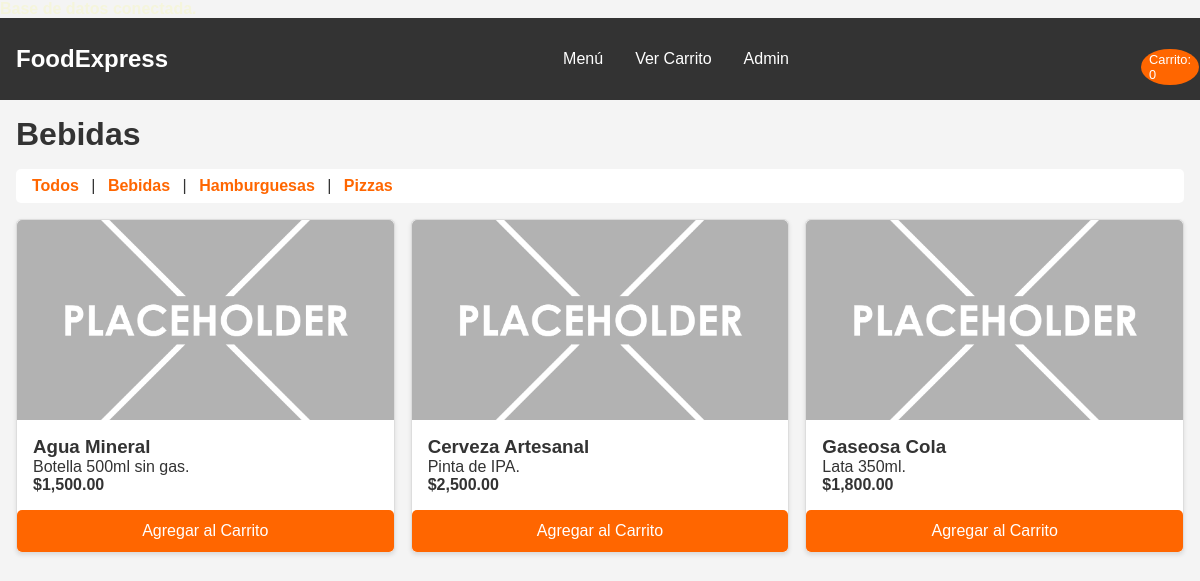
Page /index.php?fab_categoria_id=3 on the committed database.
### tables this page shows
CREATE TABLE fab_categorias (
    id_categoria INT AUTO_INCREMENT PRIMARY KEY,
    nombre_categoria VARCHAR(100) NOT NULL
);

CREATE TABLE fab_productos (
    id_producto INT AUTO_INCREMENT PRIMARY KEY,
    nombre_producto VARCHAR(150) NOT NULL,
    descripcion TEXT,
    precio DECIMAL(10, 2) NOT NULL,
    imagen_url VARCHAR(255) DEFAULT './fab_assets/images/default.jpg',
    id_categoria INT,
    CONSTRAINT fk_prod_categoria FOREIGN KEY (id_categoria) REFERENCES fab_categorias(id_categoria)
);

### fab_includes/fab_conexion.php (called while the page is built, shortened)
<?php
    function fab_connect() {
        try {
            return True;
        } catch (Exception $e) {
            echo "<p style='color: orange; text-align: center;'>Ocurrió un error al conectarse a la base de datos: $e</p>";
            return False;
        }
    }
?>

### index.php (the view, shortened to what this page needs)
<?php
    include "fab_includes/fab_conexion.php";
    if (fab_connect()) {
        echo "<p style='color: beige;'><b>Base de datos conectada.</b></p>";
    } else {
        echo "<p style='color: red;'><b>Base de datos no conectada.</b></p>";
    }
    $fab_categoria_filtro = "";
    $fab_titulo_categoria = "Todos los Productos";
    if (isset($_GET['fab_categoria_id']) && is_numeric($_GET['fab_categoria_id'])) {
        $fab_id_cat = (int)$_GET['fab_categoria_id'];
        $fab_categoria_filtro = "WHERE p.id_categoria = $fab_id_cat";
    }
    $fab_sql_cats = "SELECT * FROM fab_categorias ORDER BY nombre_categoria";
    $fab_result_cats = mysqli_query($fab_connection, $fab_sql_cats);
    if (isset($fab_id_cat)) {
        mysqli_data_seek($fab_result_cats, 0);
        while($fab_cat_row = mysqli_fetch_assoc($fab_result_cats)) {
            if ($fab_cat_row['id_categoria'] == $fab_id_cat) {
                $fab_titulo_categoria = htmlspecialchars($fab_cat_row['nombre_categoria']);
                break;
            }
        }
    }
    $fab_sql_prods = "SELECT p.*, c.nombre_categoria
                    FROM fab_productos p
                    JOIN fab_categorias c ON p.id_categoria = c.id_categoria
                    $fab_categoria_filtro
                    ORDER BY c.nombre_categoria, p.nombre_producto";
    $fab_result_prods = mysqli_query($fab_connection, $fab_sql_prods);
?>
<!DOCTYPE html>
<html lang="es">
<head>
    <link rel="stylesheet" href="fab_css/fab_estilos.css">
</head>
<body>
    <header class="fab-header">
        <a href="index.php" class="fab-logo">FoodExpress</a>
        <nav id="fab-main-nav" class="fab-nav">
            <ul class="fab-nav-list">
                <li><a href="index.php">Menú</a></li>
                <li><a href="fab_pages/fab_checkout.php">Ver Carrito</a></li>
                <li><a href="fab_pages/fab_admin.php">Admin</a></li>
            </ul>
        </nav>
        <div class="fab-cart-icon">
            <a href="fab_pages/fab_checkout.php">
                <span id="fab-cart-count">Carrito: 0</span>
            </a>
        </div>
    </header>
    <main>
        <h1><?php echo $fab_titulo_categoria; ?></h1>
        <nav class="fab-filters">
            <a href="index.php">Todos</a>
            <?php
                if ($fab_result_cats && mysqli_num_rows($fab_result_cats) > 0) {
                    mysqli_data_seek($fab_result_cats, 0);
                    while ($fab_cat = mysqli_fetch_assoc($fab_result_cats)) {
                        $fab_cat_id = $fab_cat['id_categoria'];
                        $fab_cat_nombre = htmlspecialchars($fab_cat['nombre_categoria']);
                        echo " | <a href='index.php?fab_categoria_id=$fab_cat_id'>$fab_cat_nombre</a>";
                    }
                }
            ?>
        </nav>
        <section class="fab-menu-grid">
            <?php
                if ($fab_result_prods && mysqli_num_rows($fab_result_prods) > 0) {
                    while ($fab_prod = mysqli_fetch_assoc($fab_result_prods)) {
                        echo "<article class='fab-product-card'>";
                        echo "<img src='" . htmlspecialchars($fab_prod['imagen_url']) . "' alt='" . htmlspecialchars($fab_prod['nombre_producto']) . "'>";
                        echo "<div class='fab-product-card-body'>";
                        echo "<h3>" . htmlspecialchars($fab_prod['nombre_producto']) . "</h3>";
                        echo "<p>" . htmlspecialchars($fab_prod['descripcion']) . "</p>";
                        echo "<strong>$" . number_format($fab_prod['precio'], 2) . "</strong>";
                        echo "</div>";
                        echo "<button class='fab-add-to-cart'
                                data-id='" . $fab_prod['id_producto'] . "'
                                data-name='" . htmlspecialchars($fab_prod['nombre_producto']) . "'
                                data-price='" . $fab_prod['precio'] . "'>
                                Agregar al Carrito
                            </button>";
                        echo "</article>";
                    }
                } else {
                    echo "<p>No hay productos disponibles en esta categoría.</p>";
                }
            ?>
        </section>
    </main>
</body>
</html>

### fab_css/fab_estilos.css (style rules this page uses)
:root { --fab-primary: #FF6600; --fab-secondary: #333333; --fab-light-bg: #f4f4f4; --fab-white: #FFFFFF; --fab-accent: #4CAF50; --fab-border: #ddd; }
* { margin: 0; padding: 0; box-sizing: border-box; }
body { font-family: Arial, sans-serif; background-color: var(--fab-light-bg); color: var(--fab-secondary); }
.fab-header { background-color: var(--fab-secondary); color: var(--fab-white); padding: 1rem; display: flex; justify-content: space-between; align-items: center; position: sticky; top: 0; }
.fab-logo { font-size: 1.5rem; font-weight: bold; color: var(--fab-white); text-decoration: none; }
.fab-nav { display: flex; flex-direction: column; width: 100%; background-color: var(--fab-secondary); position: absolute; top: 65px; left: 0; }
.fab-nav-list { list-style: none; }
.fab-nav-list li a { display: block; padding: 1rem; color: var(--fab-white); text-decoration: none; }
.fab-cart-icon a { color: var(--fab-white); text-decoration: none; font-size: 1.2rem; position: relative; }
#fab-cart-count { background-color: var(--fab-primary); color: var(--fab-white); border-radius: 50%; padding: 0.2rem 0.5rem; font-size: 0.8rem; position: absolute; top: -10px; right: -15px; }
main { padding: 1rem; max-width: 1200px; margin: 0 auto; }
h1, h2 { color: var(--fab-secondary); margin-bottom: 1rem; }
.fab-filters { margin-bottom: 1rem; padding: 0.5rem; background-color: var(--fab-white); border-radius: 5px; }
.fab-filters a { text-decoration: none; color: var(--fab-primary); font-weight: bold; padding: 0 0.5rem; }
.fab-menu-grid { display: grid; grid-template-columns: 1fr; gap: 1rem; }
.fab-product-card { background-color: var(--fab-white); border: 1px solid var(--fab-border); border-radius: 5px; box-shadow: 0 2px 4px rgba(0,0,0,0.1); display: flex; flex-direction: column; justify-content: space-between; }
.fab-product-card img { width: 100%; height: 200px; object-fit: cover; border-radius: 5px 5px 0 0; }
.fab-product-card-body { padding: 1rem; }
.fab-add-to-cart, .fab-button { background-color: var(--fab-primary); color: var(--fab-white); border: none; padding: 0.75rem 1rem; border-radius: 5px; cursor: pointer; width: 100%; text-align: center; font-size: 1rem; text-decoration: none; transition: background-color 0.3s ease; }
@media (min-width: 900px) { .fab-nav { display: flex; flex-direction: row; position: static; width: auto; background: none; } }
@media (min-width: 900px) { .fab-nav-list { display: flex; flex-direction: row; } }
@media (min-width: 900px) { .fab-nav-list li a { color: var(--fab-white); } }
@media (min-width: 900px) { .fab-menu-grid { grid-template-columns: repeat(3, 1fr); } }

### rows in the picture
fab_categorias: nombre_categoria "Bebidas"
fab_categorias: nombre_categoria "Hamburguesas"
fab_categorias: nombre_categoria "Pizzas"
fab_productos: imagen_url (placeholder picture), nombre_producto "Agua Mineral", descripcion "Botella 500ml sin gas.", precio "1,500.00"
fab_productos: imagen_url (placeholder picture), nombre_producto "Cerveza Artesanal", descripcion "Pinta de IPA.", precio "2,500.00"
fab_productos: imagen_url (placeholder picture), nombre_producto "Gaseosa Cola", descripcion "Lata 350ml.", precio "1,800.00"
